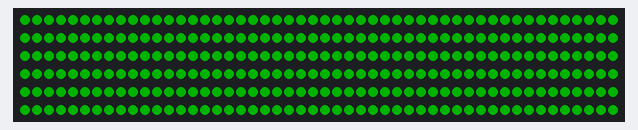
A sketch run on a simulated Arduino Uno, built with avr-gcc and run on an emulated ATmega328P. Shown: 300 RGB LEDs in strip order, left to right, continuing on the next row. Dim RGB values are drawn brighter than linear.

Above: at 2.1 s.
At 5.1 s:
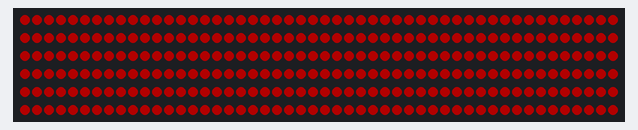
At 8.1 s:
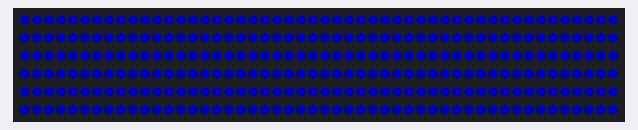

Measured:
- by itself, everything shown: repeats every 9.0 s, in 3 steps
- what the display in image 0 shows lasts 3.0 s, from 2.0 s to 5.0 s

The sketch:

color_test.ino
```cpp
#include "FastLED.h"


////////////////////////////////////////////////////////////////////////////////////////////////////
//
// RGB Calibration code
//
// Use this sketch to determine what the RGB ordering for your chipset should be.  Steps for setting up to use:

// * Uncomment the line in setup that corresponds to the LED chipset that you are using.  (Note that they
//   all explicitly specify the RGB order as RGB)
// * Define DATA_PIN to the pin that data is connected to.
// * (Optional) if using software SPI for chipsets that are SPI based, define CLOCK_PIN to the clock pin
// * Compile/upload/run the sketch

// You should see six leds on.  If the RGB ordering is correct, you should see 1 red led, 2 green
// leds, and 3 blue leds.  If you see different colors, the count of each color tells you what the
// position for that color in the rgb orering should be.  So, for example, if you see 1 Blue, and 2
// Red, and 3 Green leds then the rgb ordering should be BRG (Blue, Red, Green).

// You can then test this ordering by setting the RGB ordering in the addLeds line below to the new ordering
// and it should come out correctly, 1 red, 2 green, and 3 blue.
//
//////////////////////////////////////////////////

#define NUM_LEDS 300

// Data pin that led data will be written out over
#define DATA_PIN 4
// Clock pin only needed for SPI based chipsets when not using hardware SPI
//#define CLOCK_PIN 8

CRGB leds[NUM_LEDS];

void setup() {
	// sanity check delay - allows reprogramming if accidently blowing power w/leds
   	delay(2000);

      // Uncomment one of the following lines for your leds arrangement.
      // FastLED.addLeds<TM1803, DATA_PIN, RGB>(leds, NUM_LEDS);
      // FastLED.addLeds<TM1804, DATA_PIN, RGB>(leds, NUM_LEDS);
      // FastLED.addLeds<TM1809, DATA_PIN, RGB>(leds, NUM_LEDS);
      // FastLED.addLeds<WS2811, DATA_PIN, RGB>(leds, NUM_LEDS);
      // FastLED.addLeds<WS2812, DATA_PIN, RGB>(leds, NUM_LEDS);
       FastLED.addLeds<WS2812B, DATA_PIN, GRB>(leds, NUM_LEDS);
      // FastLED.setBrightness(CRGB(255,255,255));
      // FastLED.addLeds<GW6205, DATA_PIN, RGB>(leds, NUM_LEDS);
      // FastLED.addLeds<GW6205_400, DATA_PIN, RGB>(leds, NUM_LEDS);
      // FastLED.addLeds<UCS1903, DATA_PIN, RGB>(leds, NUM_LEDS);
      // FastLED.addLeds<UCS1903B, DATA_PIN, RGB>(leds, NUM_LEDS);

      // FastLED.addLeds<WS2801, RGB>(leds, NUM_LEDS);
      // FastLED.addLeds<SM16716, RGB>(leds, NUM_LEDS);
      // FastLED.addLeds<LPD8806, 9, 10, RGB>(leds, NUM_LEDS);

      // FastLED.addLeds<WS2801, DATA_PIN, CLOCK_PIN, RGB>(leds, NUM_LEDS);
      // FastLED.addLeds<SM16716, DATA_PIN, CLOCK_PIN, RGB>(leds, NUM_LEDS);
      // FastLED.addLeds<LPD8806, DATA_PIN, CLOCK_PIN, RGB>(leds, NUM_LEDS);
         /*leds[1] = CRGB(0,255,0);
   leds[2] = CRGB(0,255,0);
   leds[3] = CRGB(0,0,255);
   leds[4] = CRGB(0,0,255);
   leds[5] = CRGB(0,0,255);
   */
}

void loop() {
 FastLED.setBrightness(60);

   for (int x = 0;x<NUM_LEDS; x++){
       leds[x] = CRGB(0,255,0);
   }
   FastLED.show();
   delay(3000);

      for (int x = 0;x<NUM_LEDS; x++){
       leds[x] = CRGB(255,0,0);
   }
   FastLED.show();
   delay(3000);

      for (int x = 0;x<NUM_LEDS; x++){
       leds[x] = CRGB(0,0,255);
   }
   FastLED.show();
   delay(3000);
}
```
